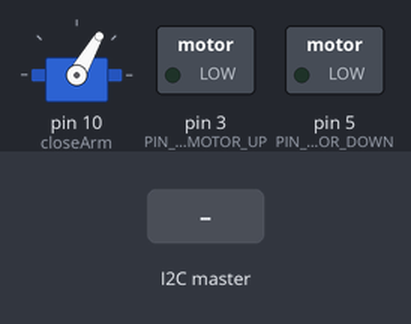
This sketch was run on a simulated Arduino Uno, built with avr-gcc and run on an emulated ATmega328P. On the bench: servo, switched loads named in the sketch (green lamp = pin HIGH). The inputs (shaded band) are chosen by the test bench.

Above: at 1.7 s.
1.8 s: the I2C master sends the byte 0
At 2.2 s:
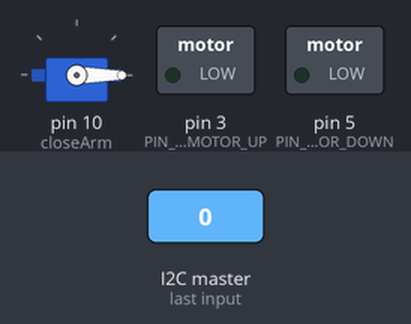
3.3 s: the I2C master sends the byte 1
At 4.6 s:
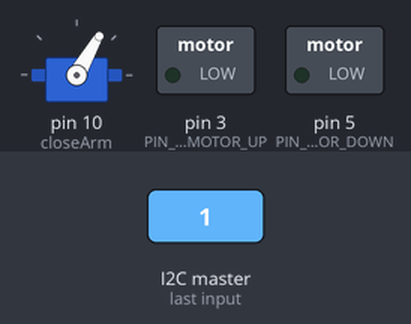
Timing chart, 0 to 6.3 s (numbered marks = the images above; inputs shaded):
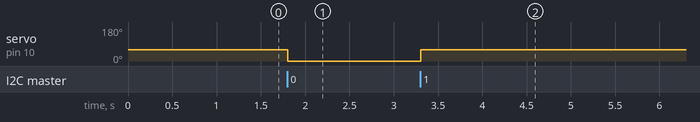

The sketch:

ServoArduino.ino
```cpp
#include <Servo.h>
#include <Wire.h>

#define PIN_LIFT_MOTOR_UP 3
#define PIN_LIFT_MOTOR_DOWN 5
#define SERVO_ARDUINO_ADDRESS 0x17

Servo closeArm;

void receivedData(int numBytes)
{
    int a = (int)Wire.read();
    switch (a)
    {
    case 0:
        closeArm.write(0);
        delay(500);
        break;
    case 1:
        closeArm.write(60);
        delay(500);
        break;
    case 2:
        digitalWrite(PIN_LIFT_MOTOR_UP, HIGH);
        delay(4000);
        digitalWrite(PIN_LIFT_MOTOR_UP, LOW);
        break;
    case 3:
        digitalWrite(PIN_LIFT_MOTOR_DOWN, HIGH);
        delay(4000);
        digitalWrite(PIN_LIFT_MOTOR_DOWN, LOW);
        break;
    default:
        break;
    }
}

void setup()
{
    pinMode(PIN_LIFT_MOTOR_UP, OUTPUT);
    pinMode(PIN_LIFT_MOTOR_DOWN, OUTPUT);
    digitalWrite(PIN_LIFT_MOTOR_UP, LOW);
    digitalWrite(PIN_LIFT_MOTOR_DOWN, LOW);
    Wire.begin(SERVO_ARDUINO_ADDRESS);
    closeArm.attach(10);
    closeArm.write(60);
    delay(500);
    digitalWrite(10, LOW);
    Wire.onReceive(receivedData);
}

void loop() {}
```

Measured:
- after the input at 1.8 s, servo on pin 10 (closeArm): 60° → 0° at once
- after the input at 3.3 s, servo on pin 10 (closeArm): 0° → 60° at once
